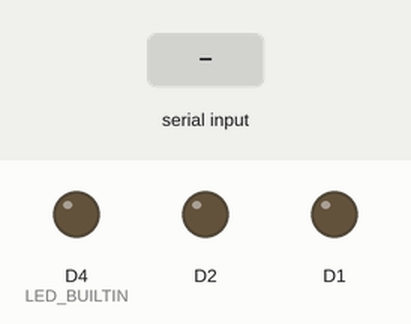
The sketch below on a simulated ESP8266 (NodeMCU). On the bench: output pins drawn as LEDs (lit = HIGH, except the on-board LED, lit = LOW). The inputs (shaded band) are chosen by the test bench. WiFi joins after 1.5 s; servers stay silent unless stated; what the sketch prints to the serial monitor is not drawn.

Above: at 2.7 s.
2.8 s: "1" received over Serial
At 3.7 s:
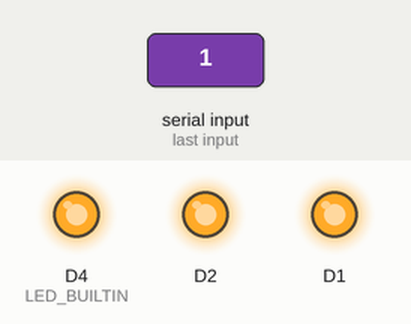
4.3 s: "0" received over Serial
At 4.8 s:
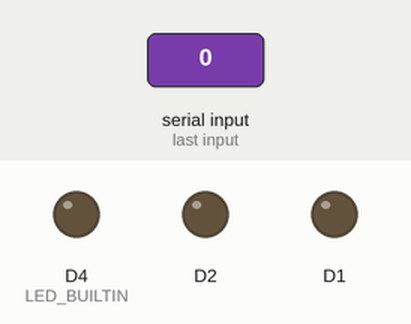
Timing chart, 0 to 7.3 s (numbered marks = the images above; inputs shaded):
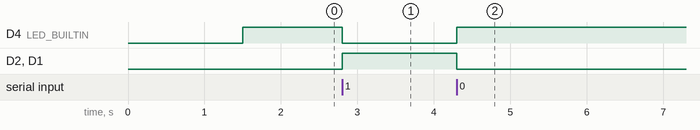

Measured:
- after the input at 2.8 s, D4 (LED_BUILTIN): HIGH → LOW at once; D2, D1: LOW → HIGH at once
- after the input at 4.3 s, D4 (LED_BUILTIN): LOW → HIGH at once; D2, D1: HIGH → LOW at once

The sketch:

sketch_jan11a.ino
```cpp
#include <ESP8266WiFi.h>
#include <ESP8266WebServer.h>
#include "index.h"

char result = '0';

// Set WiFi credentials
#define WIFI_SSID "bssm_free"
#define WIFI_PASS "bssm_free"

// Create a new web server
ESP8266WebServer webserver(80);

// Handle Root
void handleRoot() {
  String s = MAIN_page;
  webserver.send(200, "text/html", s);
}

void handleLed() {
  switch (result)
  {
    case '0':
      webserver.send(200, "text/plane", "OFF");
      break;
    case '1':
      webserver.send(200, "text/plane", "ON");
  }
}

void setup()
{
  // Setup serial port
  Serial.begin(115200);
  Serial.println();

  //Begin WiFi
  WiFi.begin(WIFI_SSID, WIFI_PASS);
  while (WiFi.status() != WL_CONNECTED) {
    delay(100);
  }

  // WiFi Connected
  Serial.print("Connected! IP address: ");
  Serial.println(WiFi.localIP());

  // Start Web Server
  webserver.on("/", handleRoot);
  webserver.on("/setLed", handleLed);
  webserver.begin();

  Serial.begin(9600);
  pinMode(LED_BUILTIN, OUTPUT);
  pinMode(D1, OUTPUT);
  pinMode(D2, OUTPUT);
}

// Listen for HTTP requests
void loop(void) {
  if (Serial.available() > 0) {
    result = Serial.read();
  }
  switch (result)
  {
    case '0':
      digitalWrite(LED_BUILTIN, HIGH);
      digitalWrite(D1, LOW);
      digitalWrite(D2, LOW);
      break;
    case '1':
      digitalWrite(LED_BUILTIN, LOW);
      digitalWrite(D1, HIGH);
      digitalWrite(D2, HIGH);
      break;
  }
  webserver.handleClient();
}
```

index.h
```cpp
const char MAIN_page[] PROGMEM = R"=====(
<!DOCTYPE html>
<html>

<body>

    <div id="demo">
        <h1>The ESP8266 NodeMCU Update web page without refresh</h1>
    </div>

    <div>
        LED : <span id="ledValue">OFF</span>
        <!-- ADC Value is : <span id="ADCValue">0</span><br>
    LED State is : <span id="LEDState">NA</span> -->
    </div>
    <script>
        // function sendData(led) {
        //   var xhttp = new XMLHttpRequest();
        //   xhttp.onreadystatechange = function() {
        //     if (this.readyState == 4 && this.status == 200) {
        //       document.getElementById("LEDState").innerHTML =
        //       this.responseText;
        //     }
        //   };
        //   xhttp.open("GET", "setLED?LEDstate="+led, true);
        //   xhttp.send();
        // }

        setInterval(function () {
            // Call a function repetatively with 2 Second interval
            getData();
        }, 200); //2000mSeconds update rate

        function getData() {
            var xhttp = new XMLHttpRequest();
            xhttp.onreadystatechange = function () {
                if (this.readyState == 4 && this.status == 200) {
                    document.getElementById("ledValue").innerHTML =
                        this.responseText;
                }
            };
            xhttp.open("GET", "setLed", true);
            xhttp.send();
        }
    </script>
    <br><br><a href="https://circuits4you.com">Circuits4you.com</a>
</body>

</html>
)=====";
```
